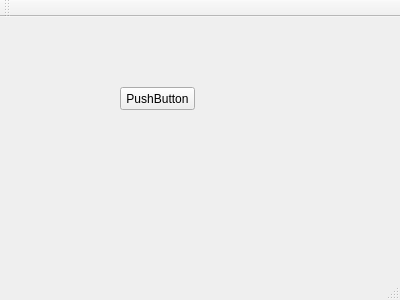
<?xml version="1.0" encoding="UTF-8"?>
<ui version="4.0">
 <class>MainWindow</class>
 <widget class="QMainWindow" name="MainWindow">
  <property name="geometry">
   <rect>
    <x>0</x>
    <y>0</y>
    <width>400</width>
    <height>300</height>
   </rect>
  </property>
  <property name="windowTitle">
   <string>MainWindow</string>
  </property>
  <widget class="QWidget" name="centralWidget">
   <widget class="QPushButton" name="pushButton">
    <property name="geometry">
     <rect>
      <x>120</x>
      <y>70</y>
      <width>75</width>
      <height>23</height>
     </rect>
    </property>
    <property name="text">
     <string>PushButton</string>
    </property>
   </widget>
  </widget>
  <widget class="QMenuBar" name="menuBar">
   <property name="geometry">
    <rect>
     <x>0</x>
     <y>0</y>
     <width>400</width>
     <height>21</height>
    </rect>
   </property>
  </widget>
  <widget class="QToolBar" name="mainToolBar">
   <attribute name="toolBarArea">
    <enum>TopToolBarArea</enum>
   </attribute>
   <attribute name="toolBarBreak">
    <bool>false</bool>
   </attribute>
  </widget>
  <widget class="QStatusBar" name="statusBar"/>
 </widget>
 <layoutdefault spacing="6" margin="11"/>
 <resources/>
 <connections/>
</ui>
